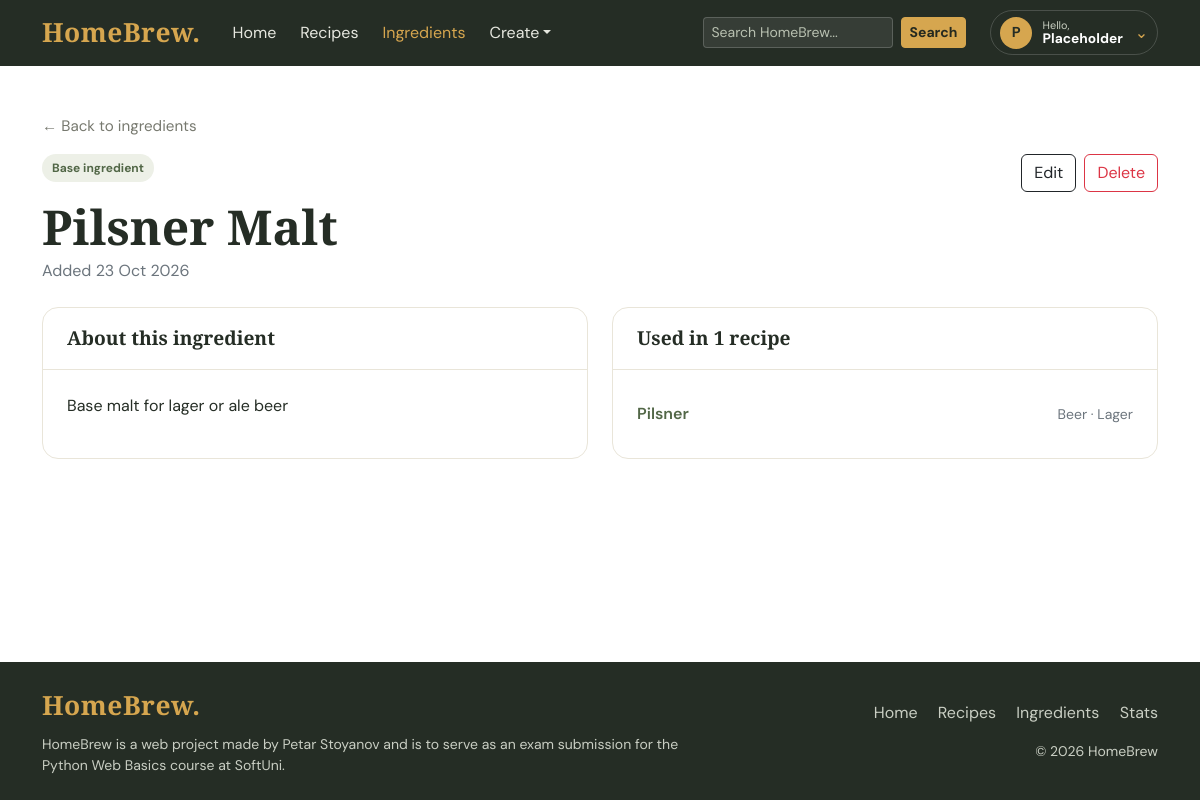
The app's page /catalog/1/, older data.
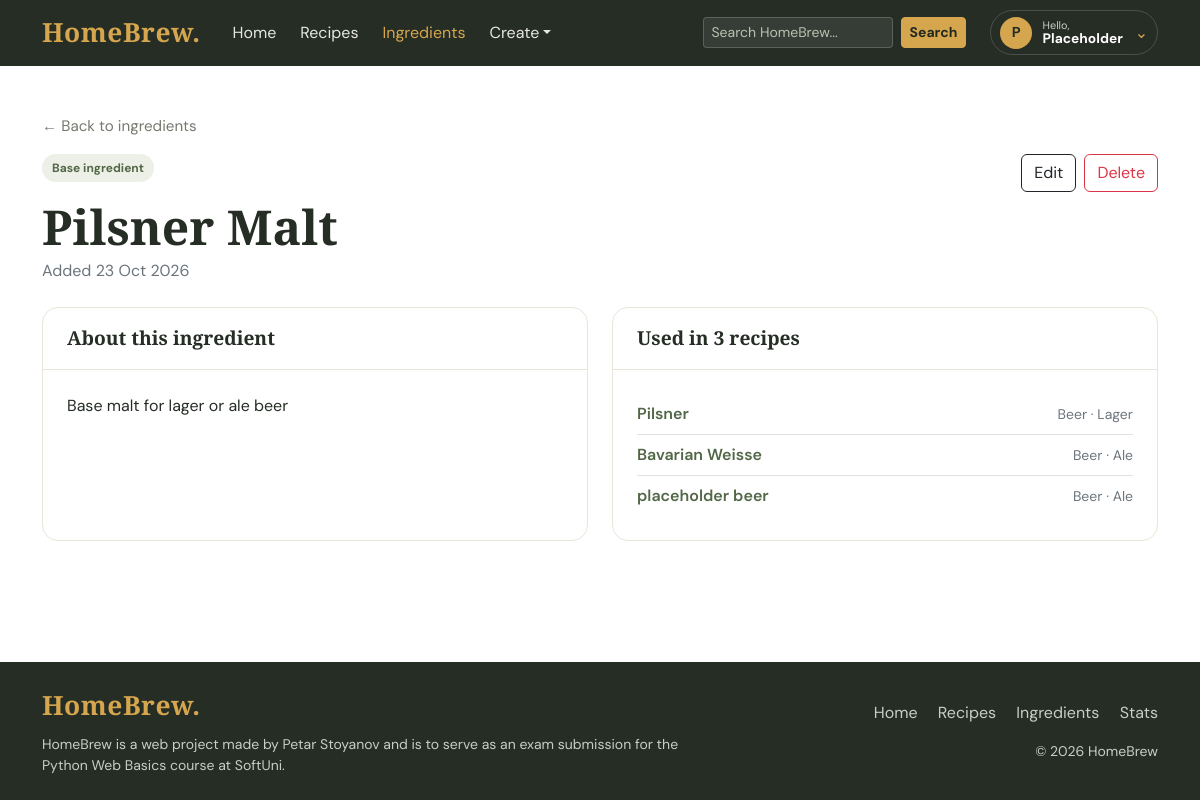
The same page, newer data.
### catalog/models.py (models this page shows, shortened)
class Ingredient(TimestampMixin):
    class CategoryChoices(models.TextChoices):
        BASE = "Base", "Base ingredient"
        FLAVOURING = "Flavouring", "Flavouring"
        FERMENTABLE = "Fermentable", "Fermentable"
        FERMENTATION_AGENT = "Fermentation Agent", "Fermentation agent"
        ADDITIVE = "Additive", "Additive"
        CLARIFYING_AGENT = "Clarifying Agent", "Clarifying agent"
    name = models.CharField(max_length=50)
    categories = models.JSONField(default=list)
    description = models.TextField(blank=True, null=True)
    @property
    def category_labels(self):
        choices = dict(self.CategoryChoices.choices)
        labels = [choices.get(l, l) for l in self.categories]
        return labels

### recipes/models.py (models this page shows, shortened)
class Recipe(TimestampMixin):
    class CategoryChoices(models.TextChoices):
        BEER = "Beer", "Beer"
        WINE = "Wine", "Wine"
        OTHER = "Other", "Other"
    class StyleChoices(models.TextChoices):
        LAGER = "Lager", "Lager"
        ALE = "Ale", "Ale"
        SOUR = "Sour", "Sour"
        RED = "Red", "Red"
        WHITE = "White", "White"
        ROSE = "Rose", "Rose"
        SPARKLING = "Sparkling", "Sparkling"
        MEAD = "Mead", "Mead"
        CIDER = "Cider", "Cider"
        KOMBUCHA = "Kombucha", "Kombucha"
        GINGER_BEER = "Ginger Beer", "Ginger Beer"
        OTHER = "Other", "Other"
    title = models.CharField(max_length=100)
    category = models.CharField(max_length=5, choices=CategoryChoices.choices)
    style = models.CharField(max_length=15, choices=StyleChoices.choices)
    description = models.TextField(blank=True, null=True)
    photo = models.ImageField(upload_to="recipes/", blank=True, null=True)
    primary_fermentation_days = models.PositiveIntegerField(default=0)
    secondary_fermentation_days = models.PositiveIntegerField(blank=True, null=True)
    aging_days = models.PositiveIntegerField(blank=True, null=True)
    target_abv = models.DecimalField(max_digits=3, decimal_places=1, validators=[validate_positive])
    ingredients = models.ManyToManyField('catalog.Ingredient', through='RecipeIngredient', related_name='recipes')

### catalog/views.py (the view)
# urls.py: path('', IngredientDetailView.as_view(), name='ingredient-details'),
class IngredientDetailView(DetailView):
    model = Ingredient
    template_name = 'catalog/ingredient-details.html'
    context_object_name = 'ingredient'

### templates/catalog/ingredient-details.html (shortened to what this page needs)
{% extends 'base.html' %}
{% block content %}
<div class="container py-5">
    <a href="{% url 'catalog:ingredient-list' %}" class="back-link">&larr; Back to ingredients</a>
    <div class="d-flex flex-column flex-md-row justify-content-between align-items-md-start gap-3 mt-3 mb-4">
        <div>
            {% for label in ingredient.category_labels %}
                <span class="recipe-tag">{{ label }}</span>
            {% endfor %}
            <h1 class="display-5 fw-bold mt-3 mb-1">{{ ingredient.name }}</h1>
            <p class="text-secondary mb-0">Added {{ ingredient.created_at|date:"d M Y" }}</p>
        </div>
        <div class="d-flex gap-2">
            <a href="{% url 'catalog:ingredient-edit' ingredient.pk %}" class="btn btn-outline-dark">Edit</a>
            <a href="{% url 'catalog:ingredient-delete' ingredient.pk %}" class="btn btn-outline-danger">Delete</a>
        </div>
    </div>
    <div class="row g-4">
        <div class="col-lg-6">
            <div class="hb-panel h-100">
                <div class="hb-panel-header">About this ingredient</div>
                <div class="hb-panel-body">
                    {% if ingredient.description %}
                        {{ ingredient.description|linebreaks }}
                    {% else %}
                        <p class="text-secondary mb-0">No description has been added yet.</p>
                    {% endif %}
                </div>
            </div>
        </div>
        <div class="col-lg-6">
            <div class="hb-panel h-100">
                <div class="hb-panel-header">
                    Used in {{ ingredient.recipes.count }} recipe{{ ingredient.recipes.count|pluralize }}
                </div>
                <div class="hb-panel-body">
                    {% if ingredient.recipes.all %}
                        <ul class="list-group list-group-flush">
                            {% for recipe in ingredient.recipes.all %}
                                <li class="list-group-item px-0 d-flex justify-content-between align-items-center">
                                    <a href="{% url 'recipes:recipe-details' recipe.pk %}"
                                       class="text-decoration-none fw-semibold">{{ recipe.title }}</a>
                                    <span class="small text-secondary">{{ recipe.category }} &middot; {{ recipe.style }}</span>
                                </li>
                            {% endfor %}
                        </ul>
                    {% else %}
                        <p class="text-secondary mb-0">
                            No recipe uses this ingredient yet.
                            <a href="{% url 'recipes:recipe-create' %}">Create one</a>.
                        </p>
                    {% endif %}
                </div>
            </div>
        </div>
    </div>
</div>
{% endblock %}

Row changes from the older to the newer data that the page shows:
computed for Ingredient "Pilsner Malt": recipes.count "1" → "3"
added Recipe: title "Bavarian Weisse", category "Beer", style "Ale"
added Recipe: title "placeholder beer", category "Beer", style "Ale"
